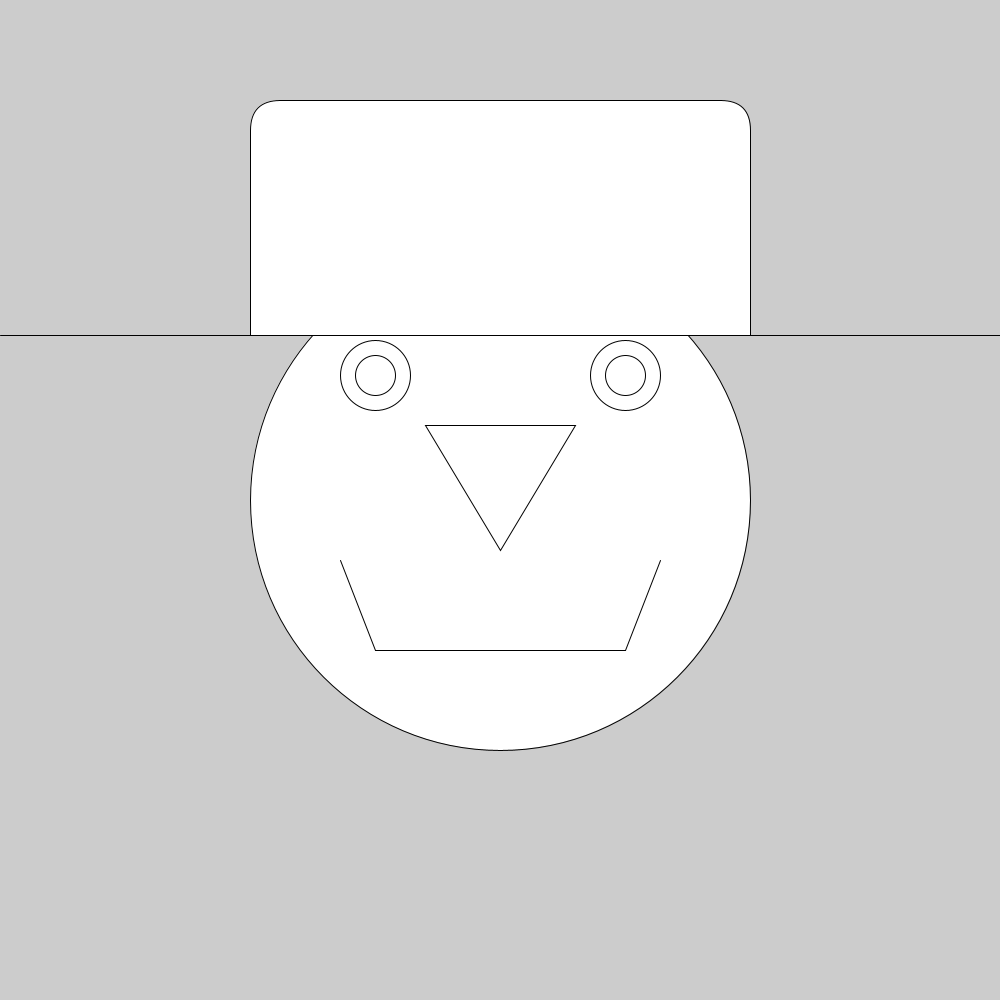
Frame 1 (no input)
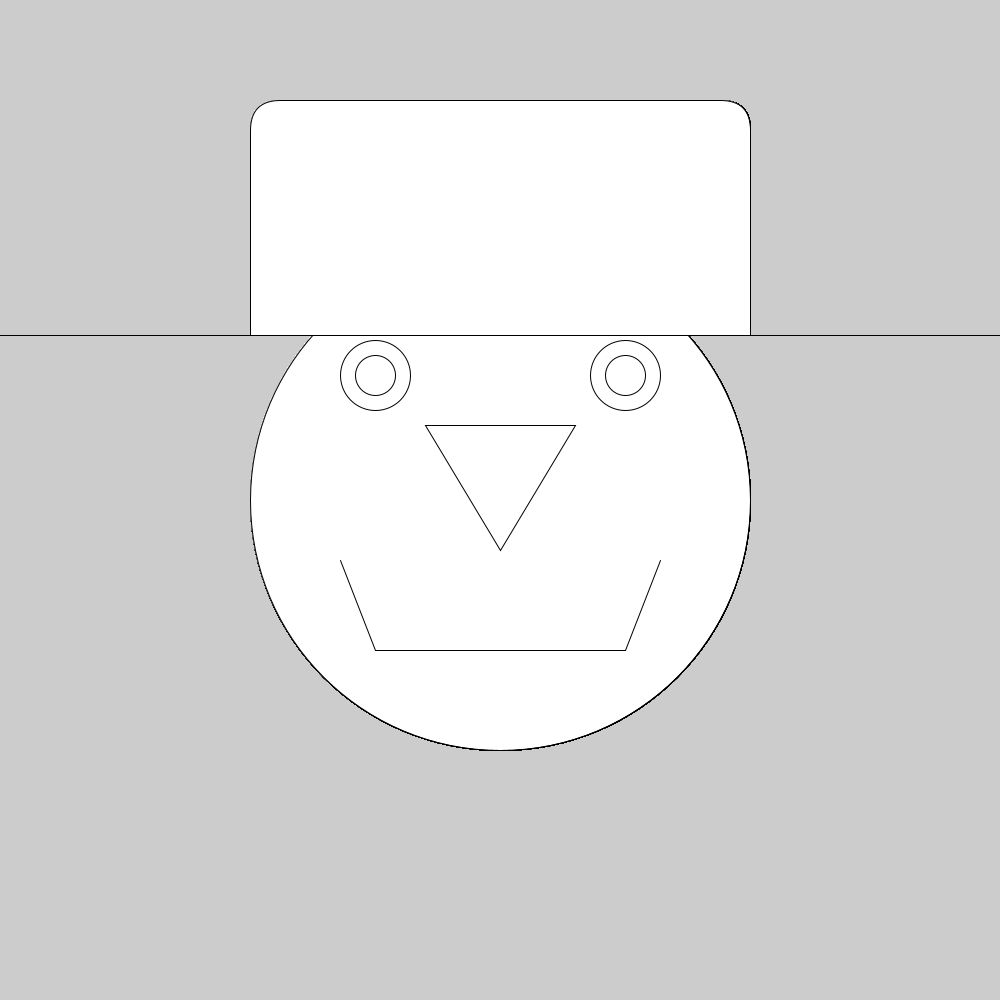
Frame 60 (the mouse pressed at the canvas centre just before this capture)
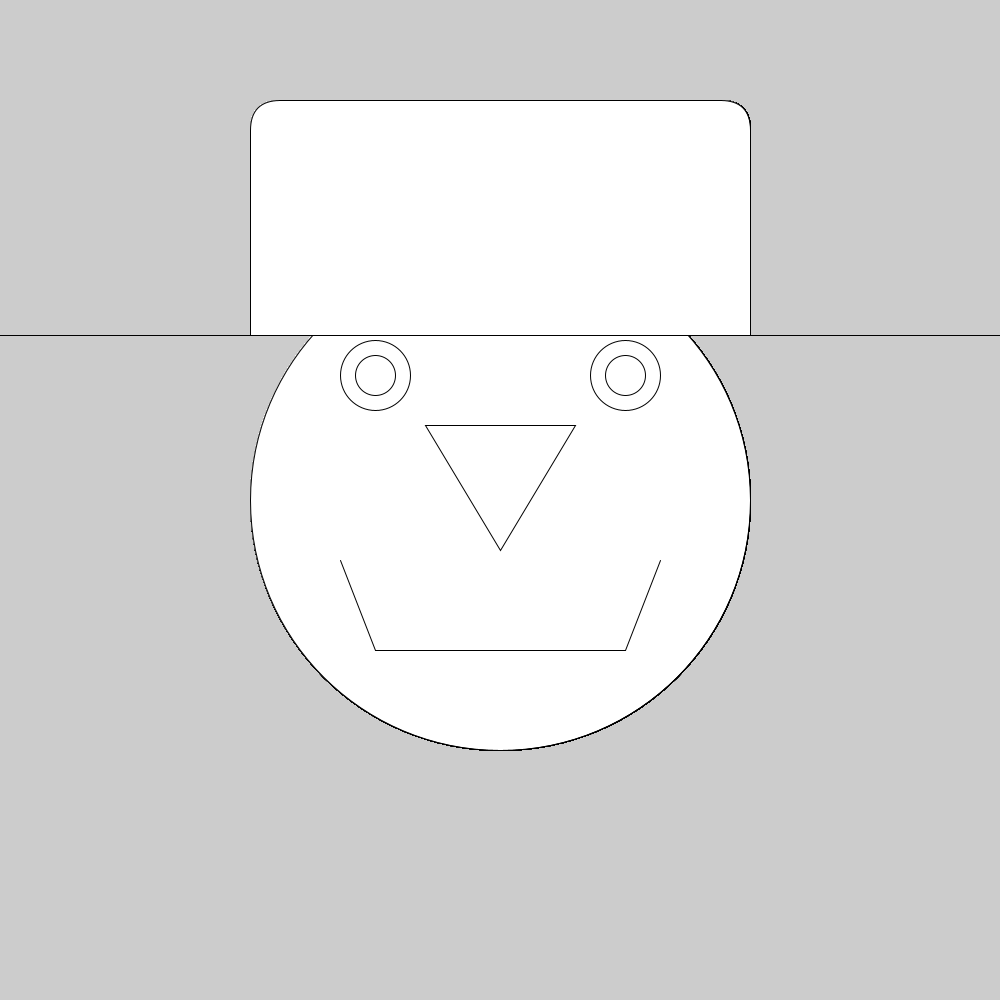
Frame 120 (the mouse held since frame 60 and released just before this capture)

The Processing sketch that drew these frames (run headless with seeded random() and noise(); from frame 60 on, the mouse is pressed at the canvas centre):

// Processing sketch: sketch_1_face_of_a_man_
// ── sketch_1_face_of_a_man_.pde
void setup( ) {
   size(1000,1000);
}

void draw( ){
  ellipseMode(RADIUS);
  //noFill();
  ellipse(500,500,250,250);//big circle
  ellipse(375,375,35,35);//left eye
  ellipse(375,375,20,20);//left eye
  ellipse(625,375,35,35);//right eye
  ellipse(625,375,20,20);//right eye
  triangle(425,425,575,425,500,550);
  line(340,560,375,650);
  line(375,650,625,650);
  line(625,650,660,560);
  rect(250,100,500,235,30,30,0,0);//for the rectangle
  line(0,335,1000,335);
  
}
